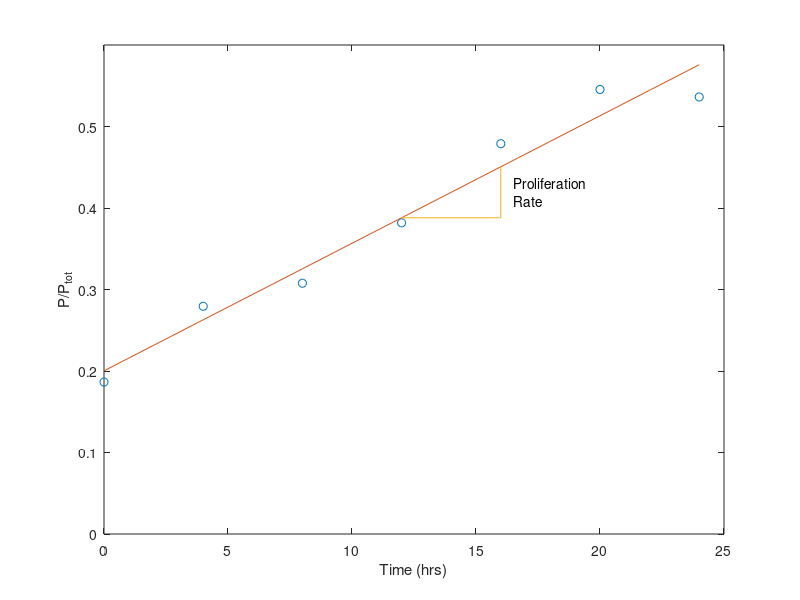

Write MATLAB code to recreate this figure.
%%% Calculates dP/dt / P_tot for Q2 of HW4

t = [0 4 8 12 16 20 24];
P = [11 19 20 21 34 30 37];      % Labeled cells
P_tot = [59 68 65 55 71 55 69];  % Total cells

LI = P./P_tot; % labeling index

%% Start doing the least squares line

coeff = polyfit(t,LI,1);

% Because we're doing a straight line, we don't need it fine-grained

P_fitted = coeff(1)*t + coeff(2);




%% Plot it!

close all
figure
hold on
box on

plot(t,LI,'o')
plot(t,P_fitted)
xlabel('Time (hrs)')
ylabel('P/P_{tot}')
axis([0 25 0 .6])
line([12 16],[P_fitted(4) P_fitted(4)])
line([16 16],[P_fitted(4) P_fitted(5)])
text(16.5,0.42,{'Proliferation';'Rate'})


hold off